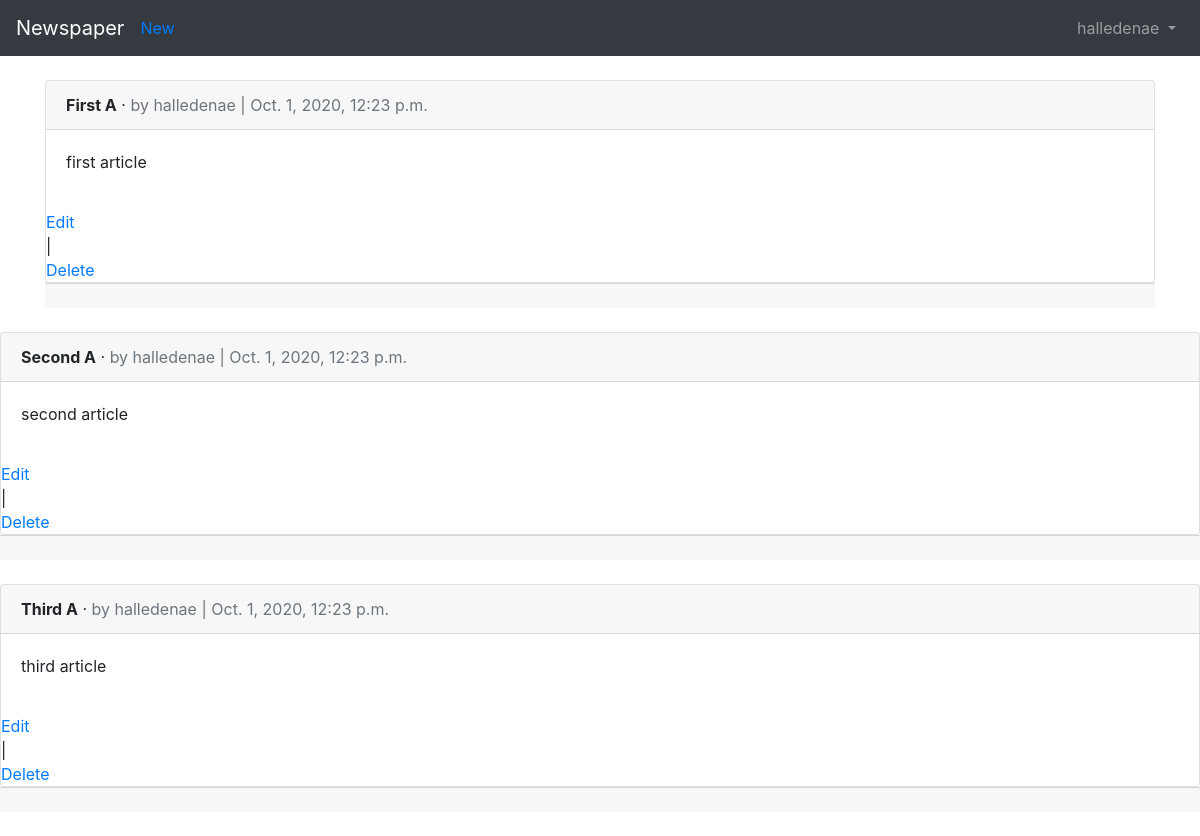
Before: /articles/ (signed in) with the older database file.
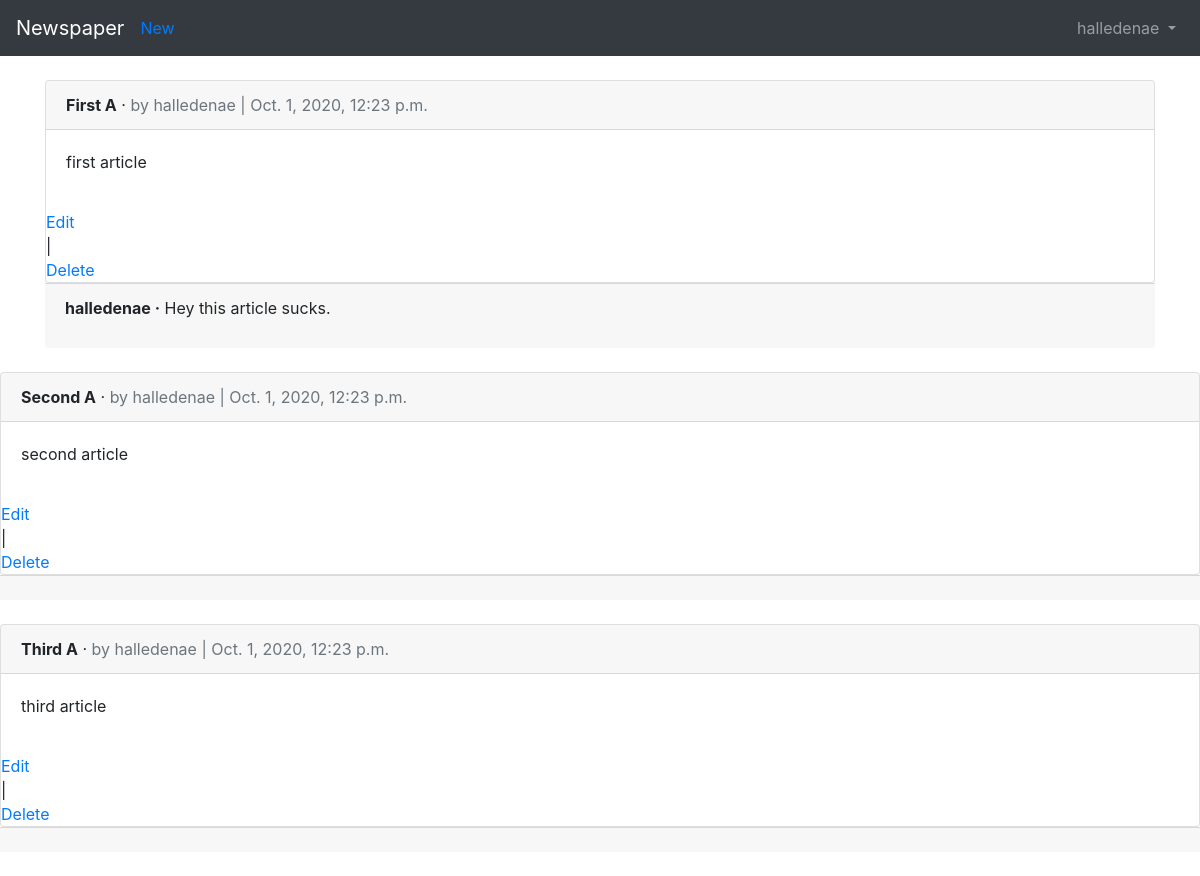
After: the same page with the newer database file.
### articles/models.py (models this page shows, shortened)
class Article(models.Model):
    title = models.CharField(max_length=255)
    body = models.TextField()
    date = models.DateTimeField(auto_now_add=True)
    author = models.ForeignKey(
        get_user_model(),
        on_delete=models.CASCADE,
    )

class Comment(models.Model):
    article = models.ForeignKey(Article,
                                on_delete=models.CASCADE,
                                related_name = 'comments',
                                )
    comment = models.CharField(max_length=140)
    author = models.ForeignKey(
        get_user_model(),
        on_delete=models.CASCADE,
        )
    def __str__(self):
        return self.comment

### users/models.py (models this page shows)
class CustomUser(AbstractUser):
    age = models.PositiveIntegerField(null=True, blank=True)

### articles/views.py (the view)
# urls.py: path('', ArticleListView.as_view(), name='article_list')
class ArticleListView(LoginRequiredMixin, ListView):
    model = Article
    template_name = 'article_list.html'
    login_url = 'login'

### templates/article_list.html (shortened to what this page needs)
{% extends 'base.html' %}
{% block content %}
	{% for article in object_list %}
		<div class="card">
			<div class="card-header">
				<span class="font-weight-bold">{{ article.title }}</span> &middot;
				<span class="text-muted">by {{ article.author}} |
				{{ article.date }}</span>
			</div>
			<div class="card-body">
				<p>{{ article.body }}</p>
			</div>
				<a href="{% url 'article_edit' article.pk %}">Edit</a> |
				<a href="{% url 'article_delete' article.pk %}">Delete</a>
			</div>
			<div class="card-footer">
				{% for comment in article.comments.all %}
					<p>
						<span class="font-weight-bold">{{ comment.author }} &middot;</span>
						{{ comment }}
					</p>
				{% endfor %}
				</div>
			</div>
		<br />
	{% endfor %}
{% endblock content %}

Changed rows visible on the page:
added Comment: author "halledenae", comment "Hey this article sucks.", shown under Article "First A"
